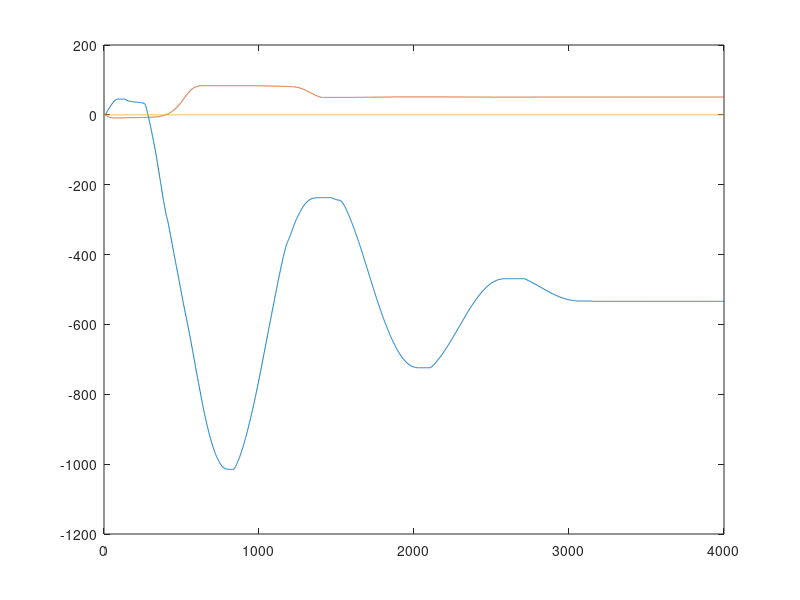

Here is the MATLAB script that generated this plot: (Note: this script raises an error after producing the figure.)
clear;
close all;
 
load('golden4.mat');


N = 4000;

[DogLegDataKnee] = Trial4(:,1)/4;
[DogLegDataHip] = Trial4(:,2)*-1;
[DogLegDataAnkle]= zeros(N,1);

DogLegData = [DogLegDataHip,DogLegDataKnee,DogLegDataAnkle];
figure
plot(DogLegData);
%
%baudRate = 115200;
%RPM = 7500;
%speed = RPM*0.10472;

% n = number of pulses; N is pulses per rotation 
%n = 4000; N = 2048;
%t = (2*pi*n)/(N*speed);

%% Spacing of data sent to serialportread
% digitalwrite takes about 500 ms, 4 digitalwrite, 4000 instances
dwrite = 0.00046;
dt = dwrite*4;

init_t=0;
N = 4000;
final_t= N*dt;
t_span=linspace(init_t,final_t,N);
%% Converts leg data from PPR to radians rotation
PPR = 2048;
RPT = (2*pi)/(PPR);

DogLegData = DogLegData*RPT;

Lengths = [9.25,9.25,9.81,N];
plotSingleLeg(DogLegData, Lengths)
